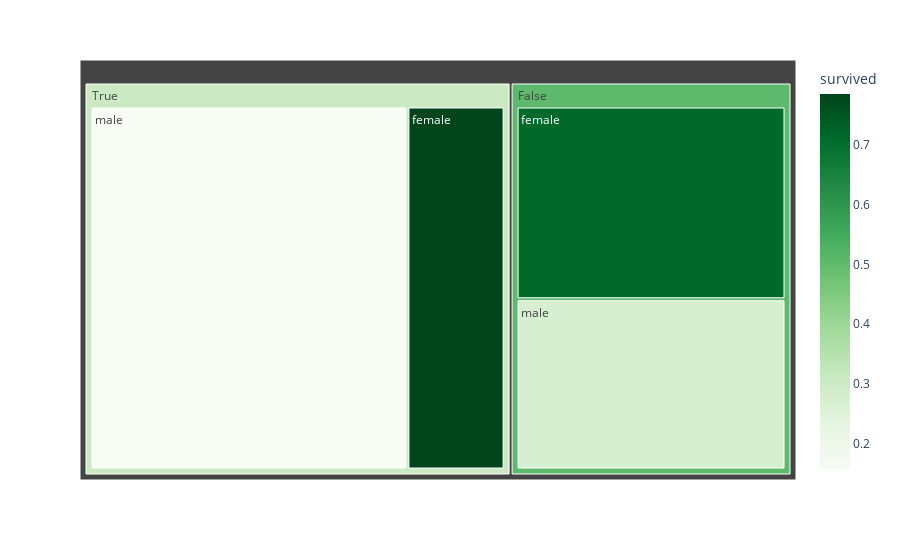

Notebook cell for this chart:
### Code cell
fig = px.treemap(
                  titanic_ds,
                  values='all1',
                  path=['alone', 'sex'],
                  color='survived',
                  color_continuous_scale=px.colors.sequential.Greens)
fig.show()

### Figure 1 — Plotly figure (JSON) as saved in the notebook; plotly's stock layout.template omitted (floating-point values rounded to 4 significant figures)
{"data": [{"branchvalues": "total", "customdata": [[0.7128], [0.7857], [0.2711], [0.1557], [0.5056], [0.3035]], "domain": {"x": [0, 1], "y": [0, 1]}, "hovertemplate": "labels=%{label}<br>all1=%{value}<br>parent=%{parent}<br>id=%{id}<br>survived=%{color}<extra></extra>", "ids": ["False/female", "True/female", "False/male", "True/male", "False", "True"], "labels": ["female", "female", "male", "male", "False", "True"], "marker": {"coloraxis": "coloraxis", "colors": [0.7128, 0.7857, 0.2711, 0.1557, 0.5056, 0.3035]}, "name": "", "parents": ["False", "True", "False", "True", "", ""], "type": "treemap", "values": [188, 126, 166, 411, 354, 537]}], "layout": {"coloraxis": {"colorbar": {"title": {"text": "survived"}}, "colorscale": [[0, "rgb(247,252,245)"], [0.125, "rgb(229,245,224)"], [0.25, "rgb(199,233,192)"], [0.375, "rgb(161,217,155)"], [0.5, "rgb(116,196,118)"], [0.625, "rgb(65,171,93)"], [0.75, "rgb(35,139,69)"], [0.875, "rgb(0,109,44)"], [1, "rgb(0,68,27)"]]}, "legend": {"tracegroupgap": 0}, "margin": {"t": 60}}}
